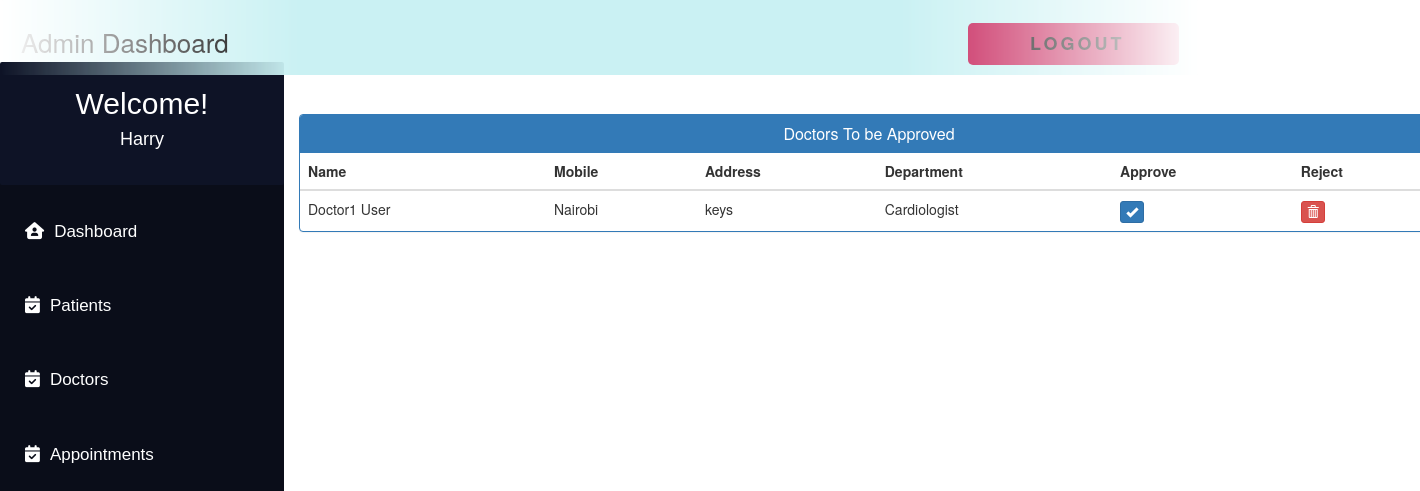
/admin_approve_doctor/ (signed in), run on the app's committed database.
### MyApp/models.py (models this page shows, shortened)
class Doctor(models.Model):
    user = models.OneToOneField(User, on_delete=models.CASCADE)
    Doctor_First_Name = models.CharField(max_length=50, default="")
    Doctor_Last_Name = models.CharField(max_length=50, default="")
    gender = models.CharField(max_length=10, choices=GENDER, default="")
    address = models.CharField(max_length=40)
    contact = models.CharField(max_length=10, null=True)
    department = models.CharField(
        max_length=50, choices=departments, default='')
    status = models.BooleanField(default=False)

### MyApp/views.py (the view)
# urls.py: path('admin_approve_doctor/', views.admin_approve_doctor,
@login_required(login_url='adminlogin')
def admin_approve_doctor(request):
    doctors = Doctor.objects.all().filter(status=False)
    return render(request, 'MyApp/admin_approve_doctor.html', {'doctors': doctors})

### templates/MyApp/admin_approve_doctor.html (shortened to what this page needs)
<!DOCTYPE html>
<html lang="en">
<head>
    <link href="//netdna.bootstrapcdn.com/bootstrap/3.0.0/css/bootstrap.min.css" rel="stylesheet" id="bootstrap-css">
</head>
<body>
    {% include 'MyApp/admin_base.html' %}
    <div class="container" style="margin-left:20%; margin-top:8%">
  <div class="panel panel-primary">
    <div class="panel-heading">
      <h6 class="panel-title">Doctors To be Approved</h6>
    </div>
    <table class="table table-hover" id="dev-table">
      <thead>
        <tr>
          <th>Name</th>
          <th>Mobile</th>
          <th>Address</th>
          <th>Department</th>
          <th>Approve</th>
          <th>Reject</th>
        </tr>
      </thead>
      {% for d in doctors %}
      <tr>
        <td> {{d.Doctor_First_Name}} {{d.Doctor_Last_Name}}</td>
        <td>{{d.contact}}</td>
        <td>{{d.address}}</td>
        <td>{{d.department}}</td>
        <td><a class="btn btn-primary btn-xs" href="{% url 'MyApp:approve_doctor' d.id  %}"><span class="glyphicon glyphicon-ok"></span></a></td>
        <td><a class="btn btn-danger btn-xs" href="{% url 'MyApp:reject_doctor' d.id  %}"><span class="glyphicon glyphicon-trash"></span></a></td>
      </tr>
      {% endfor %}
    </table>
  </div>
</div>
</body>
</html>

### templates/MyApp/admin_base.html (shortened to what this page needs)
<!DOCTYPE html>
<html lang="en">
<head>
</head>
<body>
    <div class="navbar">
        <a>Admin Dashboard</a>
        <button>
            <span class="label"><a href="{% url 'MyApp:logout' %}" class="logoutbtn"
                    style="font-size:18px; text-align: center;">Logout</a></span>
        </button>
    </div>
    <div class="sidebar">
        <div class="userprofile">
            <h2 style="color:white; font-family:sans-serif; padding-top:25px; text-align:center; margin:0px;">Welcome!
            </h2>
            <h4 style="color:white; font-family:sans-serif; text-align:center; padding-bottom:35px;">
                {{request.user.username}}</h4>
        </div>
        <a href="{% url 'MyApp:admin_dashboard' %}"><i class="fa-solid fa-house-user"></i>Dashboard</a>
        <a href="{% url 'MyApp:admin_patient' %}"><i class="fa-solid fa-calendar-check"></i>Patients</a>
        <a href="{% url 'MyApp:admin_doctor' %}"><i class="fa-solid fa-calendar-check"></i>Doctors</a>
        <a href="{% url 'MyApp:admin_appointment' %}"><i class="fa-solid fa-calendar-check"></i>Appointments</a>
    </div>
</body>
</html>

### templates/MyApp/admin_base.html (style rules this page uses)
body { background-color: rgb(255, 255, 255); padding: 0px; margin-top: 0px; margin-left: 0px; margin-right: 0px; margin-bottom: 0px; }
.navbar { overflow: hidden; height: 75px; width: 100%; padding-top: 22px; z-index: 1; top: 0; position: fixed; display: block; max-width: 1200px; mask-image: linear-gradient(90deg, rgba(255, 255, 255, 0) 0%, #ffffff 25%, #ffffff 75%, rgba(255, 255, 255, 0) 100%); margin: 0 auto; background-color: #caf1f3; }
.navbar a { float: left; display: block; font-size: 26px; color: black; text-align: center; padding-left: 20px; text-decoration: none; }
.sidebar .userprofile { background-color: #0e1326; border-radius: 2px !important; margin-top: -5px; }
.sidebar { padding-top: 0px; border-radius: 15px !important; width: 20%; align-items: center; height: 100%; background-color: #0a0d19; font-family: sans-serif; font-size: 17px; font-weight: normal; position: fixed; top: 67px; left: 0; bottom: 0; }
.sidebar i { padding-right: 10px; }
.sidebar a { display: block; color: white; padding: 25px; text-decoration: none; }
button { float: right; position: relative; font-size: 14px; letter-spacing: 3px; height: 3em; padding: 0 3em; border: none; background-color: #c41b54; color: #fff; text-transform: uppercase; overflow: hidden; border-radius: 5px; margin-right: 20px; }
button::before { content: ''; display: block; position: absolute; z-index: 0; bottom: 0; left: 0; height: 0px; width: 100%; background: rgb(196, 27, 84); background: linear-gradient(90deg, rgba(196, 27, 84, 1) 20%, rgba(124, 7, 46, 1) 100%); transition: 0.2s; }
button .label { position: relative; }

### templates/MyApp/admin_approve_doctor.html (style rules this page uses)
a:link { text-decoration: none; }
h6 { text-align: center; }

### data on the page
Doctor: Doctor_First_Name "Doctor1", Doctor_Last_Name "User", contact "Nairobi", address "keys", department "Cardiologist"

### other printed values
{{ request.user.username }} "Harry"
